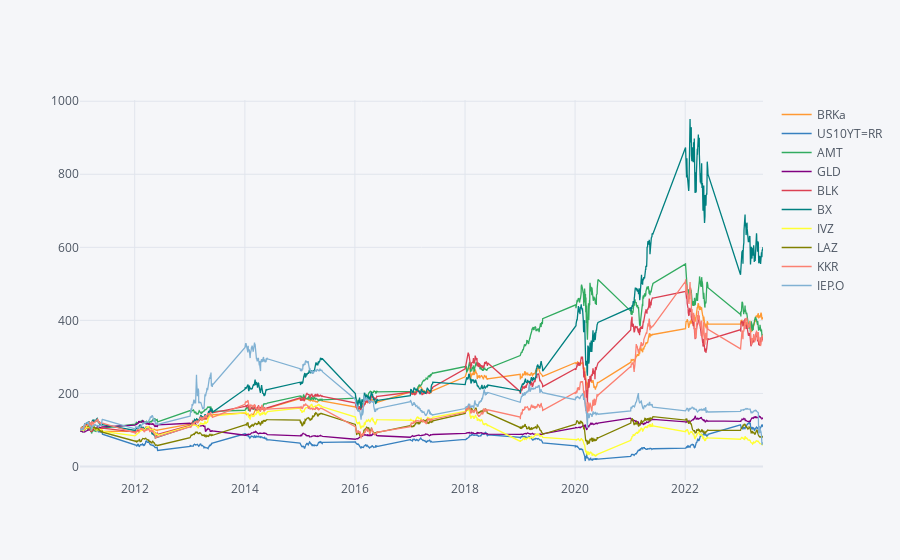

The cell this chart's notebook holds for it:
### Markdown cell above
#### Returns

### Code cell
# plotting normalized closing price 
data.normalize().iplot(kind='lines')

### Figure 1 — Plotly figure (JSON) as saved in the notebook; plotly's stock layout.template omitted (floating-point values rounded to 4 significant figures; data arrays with more than 128 entries replaced by an {"elided": "..."} marker saying what was removed)
{"data": [{"line": {"color": "rgba(255, 153, 51, 1.0)", "dash": "solid", "shape": "linear", "width": 1.3}, "mode": "lines", "name": "BRKa", "text": "", "type": "scatter", "x": {"elided": "1351 str values"}, "y": {"elided": "1351 float values"}}, {"line": {"color": "rgba(55, 128, 191, 1.0)", "dash": "solid", "shape": "linear", "width": 1.3}, "mode": "lines", "name": "US10YT=RR", "text": "", "type": "scatter", "x": {"elided": "1351 str values"}, "y": {"elided": "1351 float values"}}, {"line": {"color": "rgba(50, 171, 96, 1.0)", "dash": "solid", "shape": "linear", "width": 1.3}, "mode": "lines", "name": "AMT", "text": "", "type": "scatter", "x": {"elided": "1351 str values"}, "y": {"elided": "1351 float values"}}, {"line": {"color": "rgba(128, 0, 128, 1.0)", "dash": "solid", "shape": "linear", "width": 1.3}, "mode": "lines", "name": "GLD", "text": "", "type": "scatter", "x": {"elided": "1351 str values"}, "y": {"elided": "1351 float values"}}, {"line": {"color": "rgba(219, 64, 82, 1.0)", "dash": "solid", "shape": "linear", "width": 1.3}, "mode": "lines", "name": "BLK", "text": "", "type": "scatter", "x": {"elided": "1351 str values"}, "y": {"elided": "1351 float values"}}, {"line": {"color": "rgba(0, 128, 128, 1.0)", "dash": "solid", "shape": "linear", "width": 1.3}, "mode": "lines", "name": "BX", "text": "", "type": "scatter", "x": {"elided": "1351 str values"}, "y": {"elided": "1351 float values"}}, {"line": {"color": "rgba(255, 255, 51, 1.0)", "dash": "solid", "shape": "linear", "width": 1.3}, "mode": "lines", "name": "IVZ", "text": "", "type": "scatter", "x": {"elided": "1351 str values"}, "y": {"elided": "1351 float values"}}, {"line": {"color": "rgba(128, 128, 0, 1.0)", "dash": "solid", "shape": "linear", "width": 1.3}, "mode": "lines", "name": "LAZ", "text": "", "type": "scatter", "x": {"elided": "1351 str values"}, "y": {"elided": "1351 float values"}}, {"line": {"color": "rgba(251, 128, 114, 1.0)", "dash": "solid", "shape": "linear", "width": 1.3}, "mode": "lines", "name": "KKR", "text": "", "type": "scatter", "x": {"elided": "1351 str values"}, "y": {"elided": "1351 float values"}}, {"line": {"color": "rgba(128, 177, 211, 1.0)", "dash": "solid", "shape": "linear", "width": 1.3}, "mode": "lines", "name": "IEP.O", "text": "", "type": "scatter", "x": {"elided": "1351 str values"}, "y": {"elided": "1351 float values"}}], "layout": {"legend": {"bgcolor": "#F5F6F9", "font": {"color": "#4D5663"}}, "paper_bgcolor": "#F5F6F9", "plot_bgcolor": "#F5F6F9", "title": {"font": {"color": "#4D5663"}}, "xaxis": {"gridcolor": "#E1E5ED", "showgrid": true, "tickfont": {"color": "#4D5663"}, "title": {"font": {"color": "#4D5663"}, "text": ""}, "zerolinecolor": "#E1E5ED"}, "yaxis": {"gridcolor": "#E1E5ED", "showgrid": true, "tickfont": {"color": "#4D5663"}, "title": {"font": {"color": "#4D5663"}, "text": ""}, "zerolinecolor": "#E1E5ED"}}}
